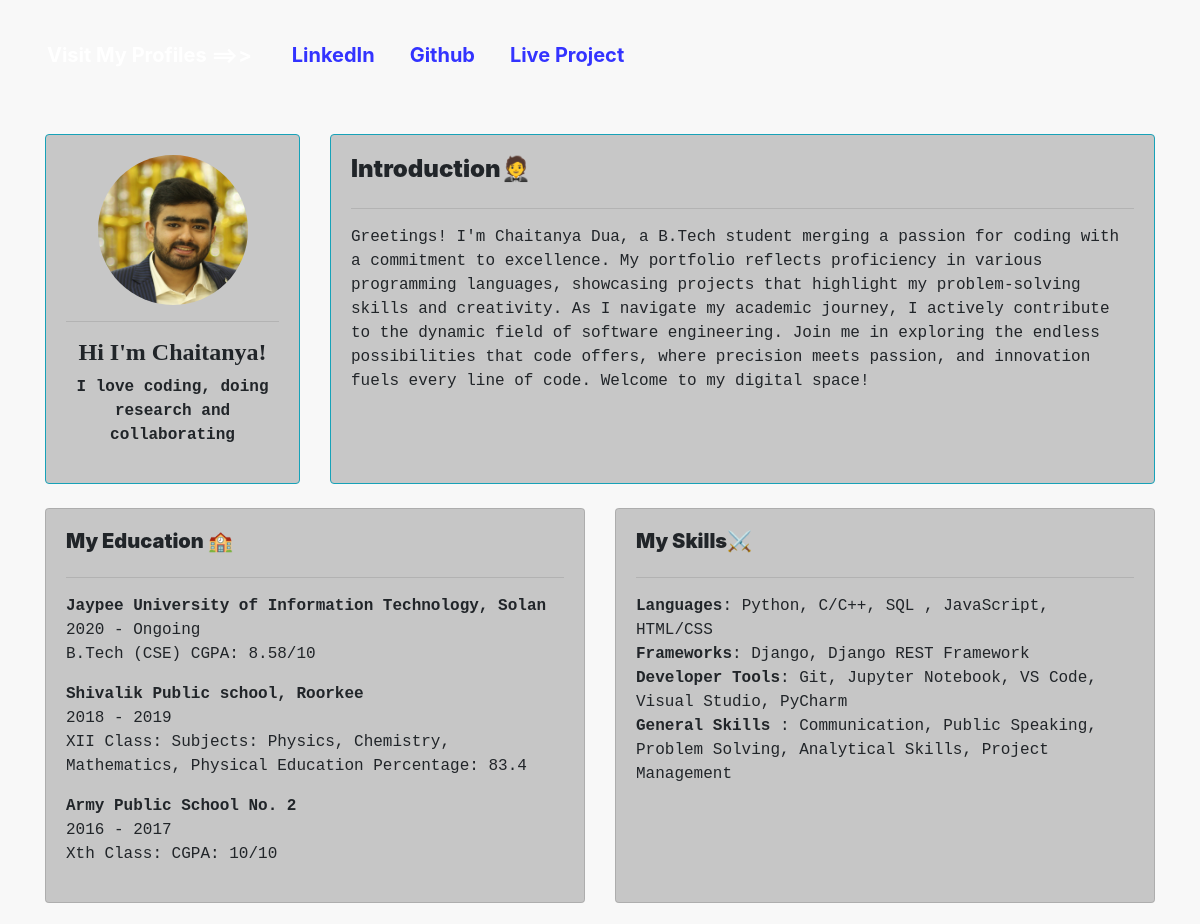
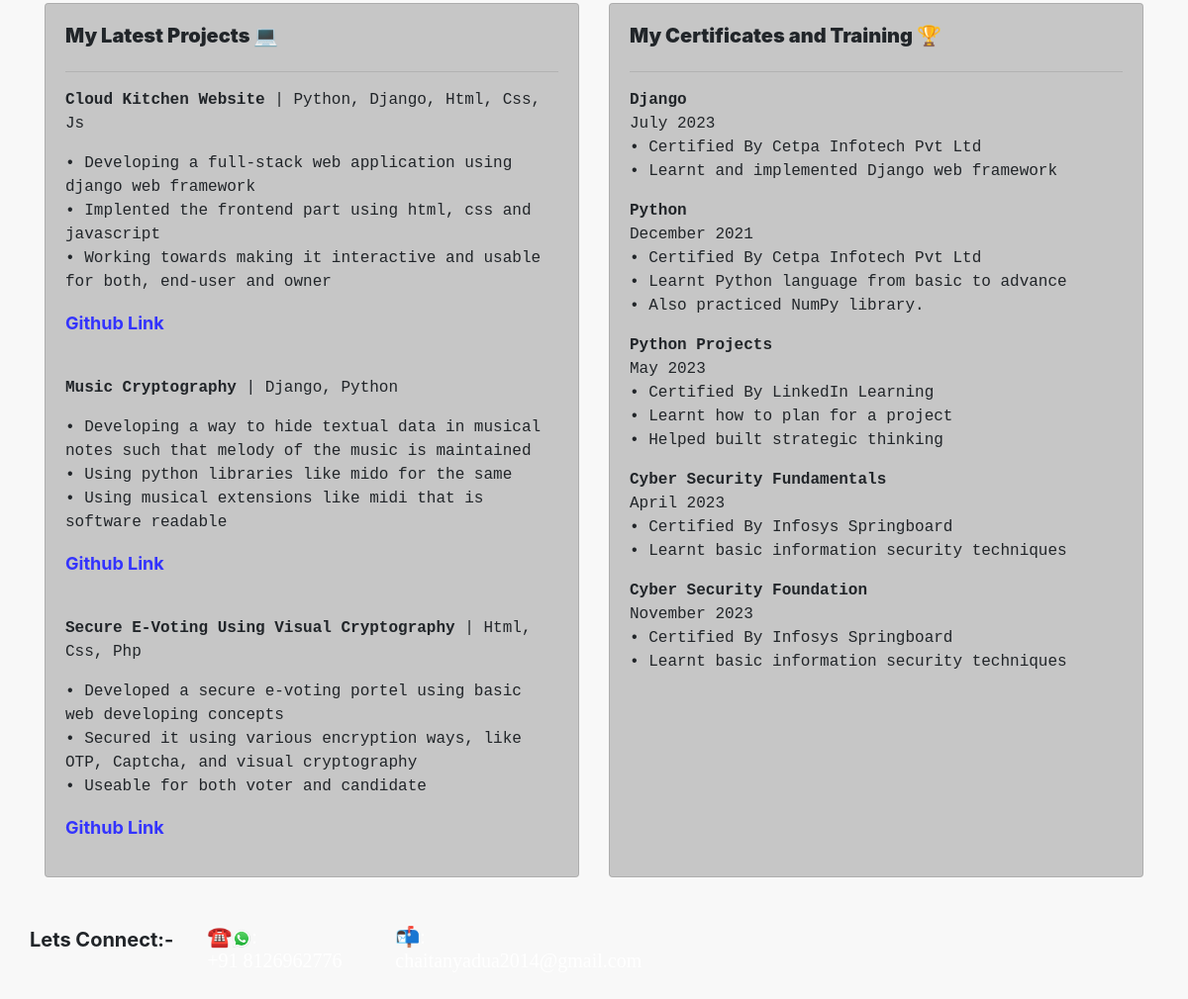
The page / on the database its author committed (2 pictures, top to bottom).
### resume/models.py (models this page shows)
class resume_education(models.Model):
    school_name = models.CharField(max_length=50)
    school_duration = models.CharField(max_length=50)
    school_score = models.TextField()

### my_website/views.py (the view)
# urls.py: 2. Add a URL to urlpatterns:  path('', views.home, name='home')
def home(request):
    resume_data_ed = resume_education.objects.all()
    resume_data_pro = resume_projects.objects.all()
    resume_data_certi  = resume_certificates.objects.all()
    data = {
        'resumedataed' : resume_data_ed,
        'resumedatapro' : resume_data_pro,
        'resumedatacerti' : resume_data_certi
        }
    return render(request, "home.html", data)

### templates/home.html (shortened to what this page needs)
{% load static %}
<!DOCTYPE html>
<html>
<head>
	<link href="{% static '/css/main.css'  %}" rel="stylesheet" type="text/css">
	<link rel="stylesheet" href="https://stackpath.bootstrapcdn.com/bootstrap/4.3.1/css/bootstrap.min.css">
</head>
<body style="background-image: url('/static/images/new4.jpg'); background-position: center">
	<br>
    <header>
        <nav class="navbar navbar-expand-lg navbar-dark d-none d-lg-block" style="z-index: 2000;">
          <div class="container-fluid">
            <a class="navbar-brand nav-link" href="">
              <strong>Visit My Profiles ==>></strong>
            </a>
            <div class="collapse navbar-collapse" id="navbarExample01">
              <ul class="navbar-nav me-auto mb-2 mb-lg-0">
                <li class="nav-item">
                  <a class="nav-link" href="https://www.linkedin.com/in/chaitanya-dua-990919230/" style="font-size: 20px; color: rgb(51,51,255)"><b>LinkedIn  &nbsp; &nbsp;</b></a>
                </li>
                <li class="nav-item">
                  <a class="nav-link" href="https://github.com/Chai14"  style="font-size: 20px; color: rgb(51,51,255)"><b>Github   &nbsp; &nbsp;</b></a>
                </li>
                <li class="nav-item">
                    <a class="nav-link" href="http://dakaar-lo.onrender.com/" style="font-size: 20px; color: rgb(51,51,255)"><b>Live Project   &nbsp; &nbsp;</b></a>
                  </li>
              </ul>
            </div>
          </div>
        </nav>
      </header>
      <br>
      <br>
	<div class="container">
		<div class="row">
			<div class="col-md-3">
				<div class="card card-body h-100  border-info" id="profile-wrapper" style="background-color: transparent; background-color: rgba(0,0,0,0.2)">
					<img id="profile-pic" src="{% static 'images/chaitanya_dua.JPG' %}" >
					<hr>
					<h4 style="font-family: sans serif"><b><b>Hi I'm Chaitanya!</b></b></h4>
					<p style="font-family: monospace"><b>I love coding, doing research and collaborating</b></p>
				</div>
			</div>
			<div class="col-md-9">
				<div class="card card-body h-100  border-info" style="background-color: transparent; background-color: rgba(0,0,0,0.2)">
					<h4><b><b>Introduction🤵</b></b></h4>
					<hr>
					<p style="font-family: monospace">Greetings! I'm Chaitanya Dua, a B.Tech student merging a passion for coding with a commitment to excellence. My portfolio reflects proficiency in various programming languages, showcasing projects that highlight my problem-solving skills and creativity. As I navigate my academic journey, I actively contribute to the dynamic field of software engineering. Join me in exploring the endless possibilities that code offers, where precision meets passion, and innovation fuels every line of code. Welcome to my digital space!</p>
				</div>
			</div>
		</div>
		<br>
		<div class="row">
			<div class="col-md-6">
				<div class="card card-body h-100"  style="background-color: transparent; background-color: rgba(0,0,0,0.2)">
					<h5><b><b>My Education 🏫</b></b></h5>
					<hr>
                    {% for n in resumedataed %}
                    <p  style="font-family: monospace">
                        <b>{{n.school_name}}</b>
                        <br>{{n.school_duration}}
                        <br>{{n.school_score}}
                    </p>
                    {% endfor %}
				</div>
			</div>
			<div class="col-md-6">
				<div class="card card-body h-100"  style="background-color: transparent; background-color: rgba(0,0,0,0.2)">
					<h5><b><b>My Skills⚔️</b></b></h5>
					<hr>
					<p  style="font-family: monospace">
                        <b>Languages</b>: Python, C/C++, SQL , JavaScript, HTML/CSS
                        <br>
                        <b> Frameworks</b>: Django, Django REST Framework
                        <br>
                        <b> Developer Tools</b>: Git, Jupyter Notebook, VS Code, Visual Studio, PyCharm
                        <br>
                        <b> General Skills </b>: Communication, Public Speaking, Problem Solving, Analytical Skills, Project Management
                        <br>
                    </p>
				</div>
			</div>
		</div>
		<br>
		<div class="row">
			<div class="col-md-6">
				<div class="card card-body h-100"  style="background-color: transparent; background-color: rgba(0,0,0,0.2)">
                    <h5><b><b>My Latest Projects 💻</b></b></h5>
					<hr>
					<p  style="font-family: monospace"> <b> Cloud Kitchen Website </b> | Python, Django, Html, Css, Js
                        <br></p>
                    <p  style="font-family: monospace">
                    • Developing a full-stack web application using django web framework
                    <br>
                    • Implented the frontend part using html, css and javascript
                    <br>
                    • Working towards making it interactive and usable for both, end-user and owner</p>
                    <p><a href="https://github.com/Chai14/Dakaar-Lo"  style="font-size: 18px; color: rgb(51,51,255)"><b>Github Link</b></a></p>
                    <br>
                    <p   style="font-family: monospace">
                    <b> Music Cryptography </b> | Django, Python
                    <br></p>
                    <p   style="font-family: monospace">
                    • Developing a way to hide textual data in musical notes such that melody of the music is maintained
                    <br>
                    • Using python libraries like mido for the same
                    <br>
                    • Using musical extensions like midi that is software readable
                    </p>
                    <p><a href="https://github.com/Chai14/Music-Based-Cryptography" style="font-size: 18px; color: rgb(51,51,255)"><b>Github Link</b></a></p>
                    <br>
                    <p   style="font-family: monospace"> <b> Secure E-Voting Using Visual Cryptography </b> | Html, Css, Php
                        <br></p>
                    <p   style="font-family: monospace">
                    • Developed a secure e-voting portel using basic web developing concepts
                    <br>
                    • Secured it using various encryption ways, like OTP, Captcha, and visual cryptography
                    <br>
                    • Useable for both voter and candidate
                    </p>
                    <p><a href="https://github.com/Chai14/Online_Voting_System"  style="font-size: 18px; color: rgb(51,51,255)"><b>Github Link</b></a></p>
				</div>
			</div>
			<div class="col-md-6">
				<div class="card card-body h-100"  style="background-color: transparent; background-color: rgba(0,0,0,0.2)">
					<h5><b><b>My Certificates and Training 🏆</b></b></h5>
				<hr>
                <p   style="font-family: monospace"> <b>Django</b>
                <br>July 2023
                <br>• Certified By Cetpa Infotech Pvt Ltd
                <br>• Learnt and implemented Django web framework
                </p>
                <p   style="font-family: monospace"> <b>Python</b>
                <br>December 2021
                <br>• Certified By Cetpa Infotech Pvt Ltd
                <br>• Learnt Python language from basic to advance
                <br>• Also practiced NumPy library.
                </p>
                <p   style="font-family: monospace"> <b>Python Projects</b>
                <br>May 2023
                <br>• Certified By LinkedIn Learning
                <br>• Learnt how to plan for a project
                <br>• Helped built strategic thinking
                </p>
                <p   style="font-family: monospace"> <b>Cyber Security Fundamentals </b>
                <br>April 2023
                <br>• Certified By Infosys Springboard
                <br>• Learnt basic information security techniques
                </p>
                <p   style="font-family: monospace"> <b>Cyber Security Foundation</b>
                    <br>November 2023
                    <br>• Certified By Infosys Springboard
                    <br>• Learnt basic information security techniques
                    </p>
				</div>
			</div>
		</div>
		<br>
	</div>
    <footer class="footer" style="background-color: transparent">
        <div class="container py-4">
            <div class="row gy-4 gx-5">
                <p  style="font-size: 20px"><b>Lets Connect:- &nbsp; &nbsp;</b></p>
                <div class="col-lg-2 col-md-6">
                    <h5 class="text-white mb-3" style="font-size: 20px; font-family: sans serif">☎️<img class="social" src="{% static 'images/app.webp' %}">: &nbsp; <br> +91 8126962776</h5>
                </div>
                <div class="col-lg-3 col-md-6">
                    <h5 class="text-white mb-3"  style="font-size: 20px; font-family: sans serif">📬: chaitanyadua2014@gmail.com <br></h5>
                </div>
            </div>
        </div>
    </footer>
</body>
</html>

### static/css/main.css (style rules this page uses)
body { background-color:#F8F8F8!important; }
#profile-wrapper { text-align: center; }
#profile-pic { width:150px; height: 150px; border-radius: 50%; margin-left: auto; margin-right: auto; }
ul { padding: 0; list-style-type: none; }
.social-links ul, li { list-style-type:none; display: inline-block; }
.social { width:20px; height: 20px; }

### rows shown on the page
resume_education: school_name "Jaypee University of Information Technology, Solan", school_duration "2020 - Ongoing", school_score "B.Tech (CSE) CGPA: 8.58/10"
resume_education: school_name "Shivalik Public school, Roorkee", school_duration "2018 - 2019", school_score "XII Class: Subjects: Physics, Chemistry, Mathematics, Physical Education Percentage: 83.4"
resume_education: school_name "Army Public School No. 2", school_duration "2016 - 2017", school_score "Xth Class: CGPA: 10/10"
